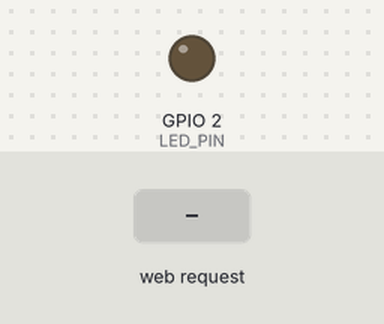
This sketch was run on a simulated ESP32. Shown: output pins drawn as LEDs (lit = HIGH). The inputs (shaded band) are chosen by the test bench. WiFi joins after 1.5 s; servers stay silent unless stated; what the sketch prints to the serial monitor is not drawn.

Above: at 2.7 s.
2.8 s: HTTP request GET /aktivovat received
At 3.5 s:
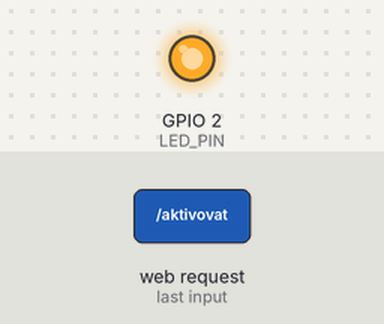
4.3 s: HTTP request GET /deaktivovat received
At 4.7 s:
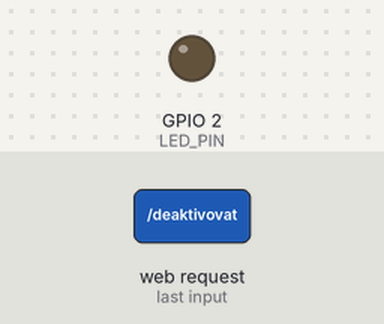
Timing chart, 0 to 7.3 s (numbered marks = the images above; inputs shaded):
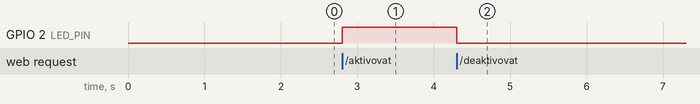

Measured:
- after the input at 2.8 s, GPIO 2 (LED_PIN): LOW → HIGH at once
- after the input at 4.3 s, GPIO 2 (LED_PIN): HIGH → LOW at once

The sketch:

web_esp32.ino
```cpp
#include <WiFi.h>

WiFiServer server(80);
String header;

#define LED_PIN 2
// STAV SYSTEMU
String stavSystemu = "deaktivovany";   // deaktivovany / aktivovany

unsigned long currentTime = millis();
const long timeoutTime = 2000;

void setup() {
  Serial.begin(9600);
  pinMode(LED_PIN, OUTPUT);

  Serial.println("Spustam system...");

  // WiFi
  WiFi.begin("wifi_net-cool", "povina401");
  while (WiFi.status() != WL_CONNECTED) {
    delay(500);
    Serial.print(".");
  }

  Serial.println("\nWiFi pripojene");
  Serial.print("IP adresa: ");
  Serial.println(WiFi.localIP());

  server.begin();
}

void loop() {
  handleWiFi();
}

// ================= WIFI =================
void handleWiFi() {
  WiFiClient client = server.available();
  if (!client) return;

  header = "";
  unsigned long startTime = millis();

  while (client.connected() && millis() - startTime <= timeoutTime) {
    if (client.available()) {
      char c = client.read();
      header += c;

      if (c == '\n') {

        // ---- SPRACOVANIE STLAČENIA TLAČIDLA ----
        if (header.indexOf("GET /aktivovat") >= 0) {
          stavSystemu = "aktivovany";
          Serial.println("SYSTEM AKTIVOVANY");
        }

        if (header.indexOf("GET /deaktivovat") >= 0) {
          stavSystemu = "deaktivovany";
          Serial.println("SYSTEM DEAKTIVOVANY");
        }

        // ---- HTTP ODPOVEĎ ----
        client.println("HTTP/1.1 200 OK");
        client.println("Content-type:text/html");
        client.println("Connection: close");
        client.println();

        client.println("<!DOCTYPE html><html><head>");
        client.println("<meta http-equiv='refresh' content='2'>");
        client.println("<style>");
        client.println("button { padding: 24px 48px; font-size: 18px; }");
        client.println("</style></head><body align='center'>");

        client.println("<h1>Ovladanie systemu</h1>");
        client.println("<p>STAV SYSTEMU: <b>" + stavSystemu + "</b></p>");

        if (stavSystemu == "deaktivovany"){
          client.println("<a href='/aktivovat'><button>AKTIVOVAT</button></a>");
          digitalWrite(LED_PIN, LOW);
        }
        else{
          client.println("<a href='/deaktivovat'><button>DEAKTIVOVAT</button></a>");
          digitalWrite(LED_PIN, HIGH);
        }

        client.println("</body></html>");
        break;
      }
    }
  }

  client.stop();
}
```
